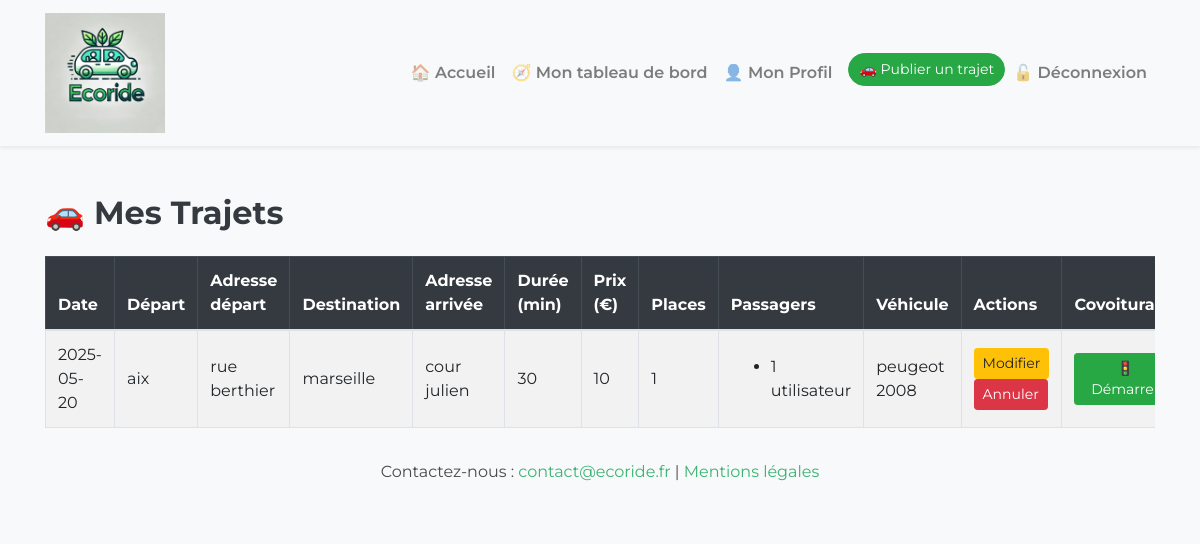
/views/mes_trajets.php (signed in), run on an earlier commit of the app's database.
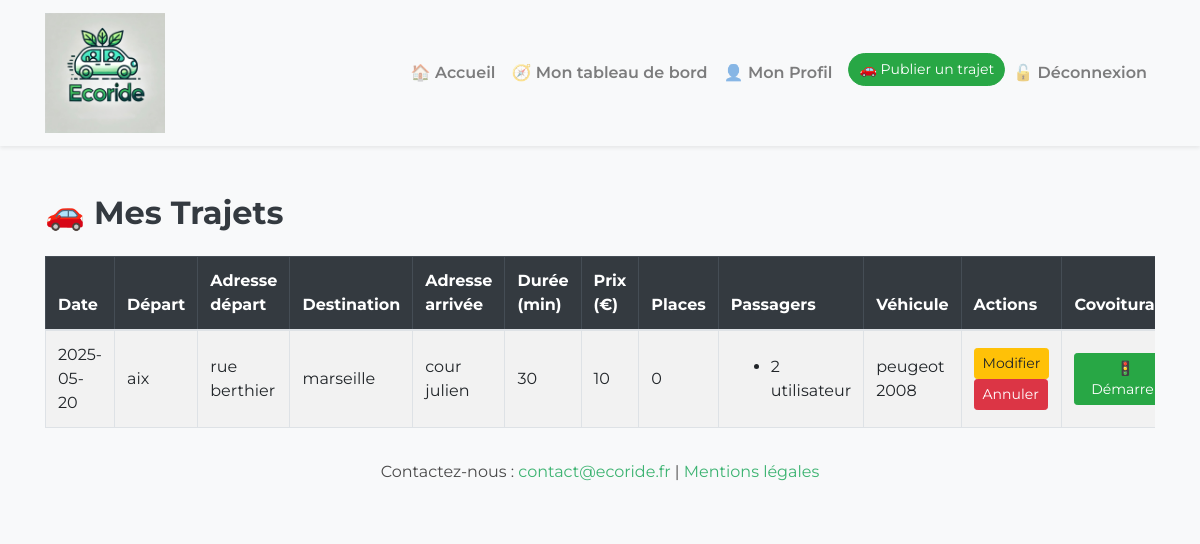
And on a later commit of the database.
### tables this page shows
CREATE TABLE `trajets` (
  `id` int(11) NOT NULL,
  `chauffeur` varchar(100) NOT NULL,
  `photo` varchar(255) DEFAULT 'default.jpg',
  `depart` varchar(100) NOT NULL,
  `adresse_depart` varchar(255) DEFAULT NULL,
  `destination` varchar(100) NOT NULL,
  `adresse_arrivee` varchar(255) DEFAULT NULL,
  `date` date NOT NULL,
  `prix` decimal(10,2) NOT NULL,
  `places` int(11) NOT NULL DEFAULT 3,
  `vehicule_id` int(11) DEFAULT NULL,
  `eco` tinyint(1) NOT NULL DEFAULT 0,
  `fumeur` tinyint(1) NOT NULL DEFAULT 0,
  `preferences` text DEFAULT NULL,
  `created_at` timestamp NOT NULL DEFAULT current_timestamp(),
  `user_id` int(11) NOT NULL,
  `statut` enum('à_venir','en_cours','termine') DEFAULT 'à_venir',
  `duree_minutes` int(11) NOT NULL DEFAULT 0
);

CREATE TABLE `users` (
  `id` int(11) NOT NULL,
  `nom` varchar(100) NOT NULL,
  `prenom` varchar(100) NOT NULL,
  `email` varchar(150) NOT NULL,
  `telephone` varchar(10) DEFAULT NULL,
  `mot_de_passe` varchar(255) NOT NULL,
  `created_at` timestamp NOT NULL DEFAULT current_timestamp(),
  `credits` int(11) NOT NULL DEFAULT 20,
  `role` enum('utilisateur','employe','admin','Utilisateur suspendu','employé suspendu') NOT NULL DEFAULT 'utilisateur',
  `photo` longblob DEFAULT NULL
);

CREATE TABLE `vehicules` (
  `id` int(11) NOT NULL,
  `user_id` int(11) DEFAULT NULL,
  `marque` varchar(100) DEFAULT NULL,
  `modele` varchar(100) DEFAULT NULL,
  `couleur` varchar(100) DEFAULT NULL,
  `energie` varchar(50) DEFAULT NULL,
  `plaque_immatriculation` varchar(20) DEFAULT NULL,
  `date_immatriculation` date DEFAULT NULL
);

### models/Trajet.php (called while the page is built, shortened)
<?php
class Trajet {
    public function __construct(array $data) {
        $this->id = (int)($data['id'] ?? 0);
        $this->depart = $data['depart'] ?? '';
        $this->adresse_depart = $data['adresse_depart'] ?? '';
        $this->destination = $data['destination'] ?? '';
        $this->adresse_arrivee = $data['adresse_arrivee'] ?? '';
        $this->date = $data['date'] ?? '';
        $this->duree_minutes = (int)($data['duree_minutes'] ?? 0);
        $this->prix = isset($data['prix']) ? (float)$data['prix'] : 0.0;
        $this->places = (int)($data['places'] ?? 0);
        $this->statut = $data['statut'] ?? null;
        $this->marque = $data['marque'] ?? null;
        $this->modele = $data['modele'] ?? null;
    }
}

### views/mes_trajets.php (the view, shortened to what the changed rows need)
<?php
require_once __DIR__ . '/../config/database.php';
require_once __DIR__ . '/../models/Trajet.php';
$user_id = (int)$_SESSION['user_id'];
$sql = 'SELECT t.*, v.marque, v.modele
        FROM trajets t
        LEFT JOIN vehicules v ON t.vehicule_id = v.id
        WHERE t.user_id = ?
        ORDER BY t.date DESC';
$stmt = $conn->prepare($sql);
$stmt->execute([$user_id]);
$trajets = $stmt->fetchAll(PDO::FETCH_ASSOC);
$raw_trajets = $trajets;
$trajets = [];
foreach ($raw_trajets as $row) {
    $trajets[] = new Trajet($row);
}
require_once __DIR__ . '/../templates/header.php';
?>
<div class="container mt-5">
    <h2 class="mb-4">🚗 Mes Trajets</h2>
    <?php if (!empty($trajets)): ?>
        <div class="table-responsive">
            <table class="table table-bordered table-striped">
                <thead class="table-dark">
                    <tr>
                        <th>Date</th>
                        <th>Départ</th>
                        <th>Adresse départ</th>
                        <th>Destination</th>
                        <th>Adresse arrivée</th>
                        <th>Durée (min)</th>
                        <th>Prix (€)</th>
                        <th>Places</th>
                        <th>Passagers</th>
                        <th>Véhicule</th>
                        <th>Actions</th>
                        <th>Covoiturage</th>
                    </tr>
                </thead>
                <tbody>
                <?php foreach ($trajets as $trajet): ?>
                    <tr>
                        <td><?= htmlspecialchars($trajet->date ?? '', ENT_QUOTES, 'UTF-8') ?></td>
                        <td><?= htmlspecialchars($trajet->depart ?? '', ENT_QUOTES, 'UTF-8') ?></td>
                        <td><?= htmlspecialchars($trajet->adresse_depart ?? '', ENT_QUOTES, 'UTF-8') ?></td>
                        <td><?= htmlspecialchars($trajet->destination ?? '', ENT_QUOTES, 'UTF-8') ?></td>
                        <td><?= htmlspecialchars($trajet->adresse_arrivee ?? '', ENT_QUOTES, 'UTF-8') ?></td>
                        <td><?= (int)($trajet->duree_minutes ?? 0) ?></td>
                        <td><?= htmlspecialchars($trajet->prix ?? '', ENT_QUOTES, 'UTF-8') ?></td>
                        <td><?= (int)($trajet->places ?? 0) ?></td>
                        <td>
                            <?php
                            $stmtP = $conn->prepare('
                                SELECT u.prenom, u.nom
                                FROM reservations r
                                JOIN users u ON r.user_id = u.id
                                WHERE r.trajet_id = ?
                            ');
                            $stmtP->execute([(int)$trajet->id]);
                            $passagers = $stmtP->fetchAll(PDO::FETCH_ASSOC);
                            if (!empty($passagers)): ?>
                                <ul class="mb-0 ps-3">
                                    <?php foreach ($passagers as $p): ?>
                                        <li><?= htmlspecialchars(($p['prenom'] ?? '') . ' ' . ($p['nom'] ?? ''), ENT_QUOTES, 'UTF-8') ?></li>
                                    <?php endforeach; ?>
                                </ul>
                            <?php else: ?>
                                <em>Aucun</em>
                            <?php endif; ?>
                        </td>
                        <td><?= htmlspecialchars(($trajet->marque ?? '') . ' ' . ($trajet->modele ?? ''), ENT_QUOTES, 'UTF-8') ?></td>
                        <td>
                            <a href="/views/modifier_trajet.php?id=<?= (int)$trajet->id ?>" class="btn btn-sm btn-warning">Modifier</a>
                            <a href="/views/supprimer_trajet.php?id=<?= (int)$trajet->id ?>"
                               onclick="return confirm('⚠️ Êtes-vous sûr de vouloir annuler ce trajet ? Tous les passagers seront remboursés et prévenus par mail.')"
                               class="btn btn-danger btn-sm">
                               Annuler
                            </a>
                        </td>
                        <td>
                            <?php if (($trajet->statut ?? '') === 'à_venir'): ?>
                                <a href="/controllers/changer_statut.php?id=<?= (int)$trajet->id ?>&action=demarrer" class="btn btn-success btn-sm">🚦 Démarrer</a>
                            <?php elseif (($trajet->statut ?? '') === 'en_cours'): ?>
                                <a href="/controllers/changer_statut.php?id=<?= (int)$trajet->id ?>&action=terminer" class="btn btn-primary btn-sm">🏁 Arrivée</a>
                            <?php elseif (($trajet->statut ?? '') === 'termine'): ?>
                                ✅ Terminé
                            <?php endif; ?>
                        </td>
                    </tr>
                <?php endforeach; ?>
                </tbody>
            </table>
        </div>
    <?php else: ?>
        <div class="alert alert-info">Aucun trajet trouvé.</div>
    <?php endif; ?>
</div>
<?php require_once __DIR__ . '/../templates/footer.php'; ?>

What changed in the data, as far as the page shows it:
removed users: prenom+nom "1 utilisateur"
changed trajets "aix": gains users (prenom+nom "2 utilisateur"); places "1" → "0"
